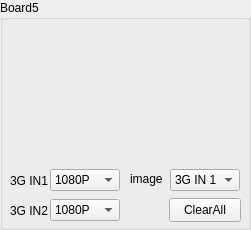
       <widget class="QGroupBox" name="groupBoxImgBorad5">
        <property name="geometry">
         <rect>
          <x>50</x>
          <y>580</y>
          <width>251</width>
          <height>230</height>
         </rect>
        </property>
        <property name="styleSheet">
         <string notr="true">font: 10pt &quot;Arial&quot;;</string>
        </property>
        <property name="title">
         <string>Board5</string>
        </property>
        <widget class="ImgLabel" name="labelImgBoard5">
         <property name="geometry">
          <rect>
           <x>5</x>
           <y>20</y>
           <width>245</width>
           <height>140</height>
          </rect>
         </property>
         <property name="text">
          <string/>
         </property>
        </widget>
        <widget class="QLabel" name="label3Gin2Board5">
         <property name="geometry">
          <rect>
           <x>10</x>
           <y>200</y>
           <width>54</width>
           <height>21</height>
          </rect>
         </property>
         <property name="styleSheet">
          <string notr="true">font: 9pt &quot;Arial&quot;;</string>
         </property>
         <property name="text">
          <string>3G IN2</string>
         </property>
        </widget>
        <widget class="QLabel" name="label3Gin1Board5">
         <property name="geometry">
          <rect>
           <x>10</x>
           <y>170</y>
           <width>54</width>
           <height>21</height>
          </rect>
         </property>
         <property name="styleSheet">
          <string notr="true">font: 9pt &quot;Arial&quot;;</string>
         </property>
         <property name="text">
          <string>3G IN1</string>
         </property>
        </widget>
        <widget class="QComboBox" name="comboBoxImgBoard5">
         <property name="geometry">
          <rect>
           <x>170</x>
           <y>169</y>
           <width>70</width>
           <height>22</height>
          </rect>
         </property>
         <property name="styleSheet">
          <string notr="true">font: 9pt &quot;Arial&quot;;</string>
         </property>
         <item>
          <property name="text">
           <string>3G IN 1</string>
          </property>
         </item>
         <item>
          <property name="text">
           <string>3G IN 2</string>
          </property>
         </item>
         <item>
          <property name="text">
           <string>Detection</string>
          </property>
         </item>
         <item>
          <property name="text">
           <string>Color</string>
          </property>
         </item>
        </widget>
        <widget class="QComboBox" name="comboBox3Gin2SizeBoard5">
         <property name="geometry">
          <rect>
           <x>50</x>
           <y>199</y>
           <width>70</width>
           <height>22</height>
          </rect>
         </property>
         <property name="styleSheet">
          <string notr="true">font: 9pt &quot;Arial&quot;;</string>
         </property>
         <item>
          <property name="text">
           <string>1080P</string>
          </property>
         </item>
         <item>
          <property name="text">
           <string>540P</string>
          </property>
         </item>
        </widget>
        <widget class="QComboBox" name="comboBox3Gin1SizeBoard5">
         <property name="geometry">
          <rect>
           <x>50</x>
           <y>169</y>
           <width>70</width>
           <height>22</height>
          </rect>
         </property>
         <property name="styleSheet">
          <string notr="true">font: 9pt &quot;Arial&quot;;</string>
         </property>
         <item>
          <property name="text">
           <string>1080P</string>
          </property>
         </item>
         <item>
          <property name="text">
           <string>540P</string>
          </property>
         </item>
        </widget>
        <widget class="QPushButton" name="pushButtonImgClearBoard5">
         <property name="geometry">
          <rect>
           <x>169</x>
           <y>198</y>
           <width>72</width>
           <height>24</height>
          </rect>
         </property>
         <property name="styleSheet">
          <string notr="true">font: 9pt &quot;Arial&quot;;</string>
         </property>
         <property name="text">
          <string>ClearAll</string>
         </property>
        </widget>
        <widget class="QLabel" name="labelImgNumBoard5">
         <property name="geometry">
          <rect>
           <x>130</x>
           <y>171</y>
           <width>41</width>
           <height>16</height>
          </rect>
         </property>
         <property name="styleSheet">
          <string notr="true">
font: 10pt &quot;Arial&quot;;</string>
         </property>
         <property name="text">
          <string>image</string>
         </property>
        </widget>
       </widget>
